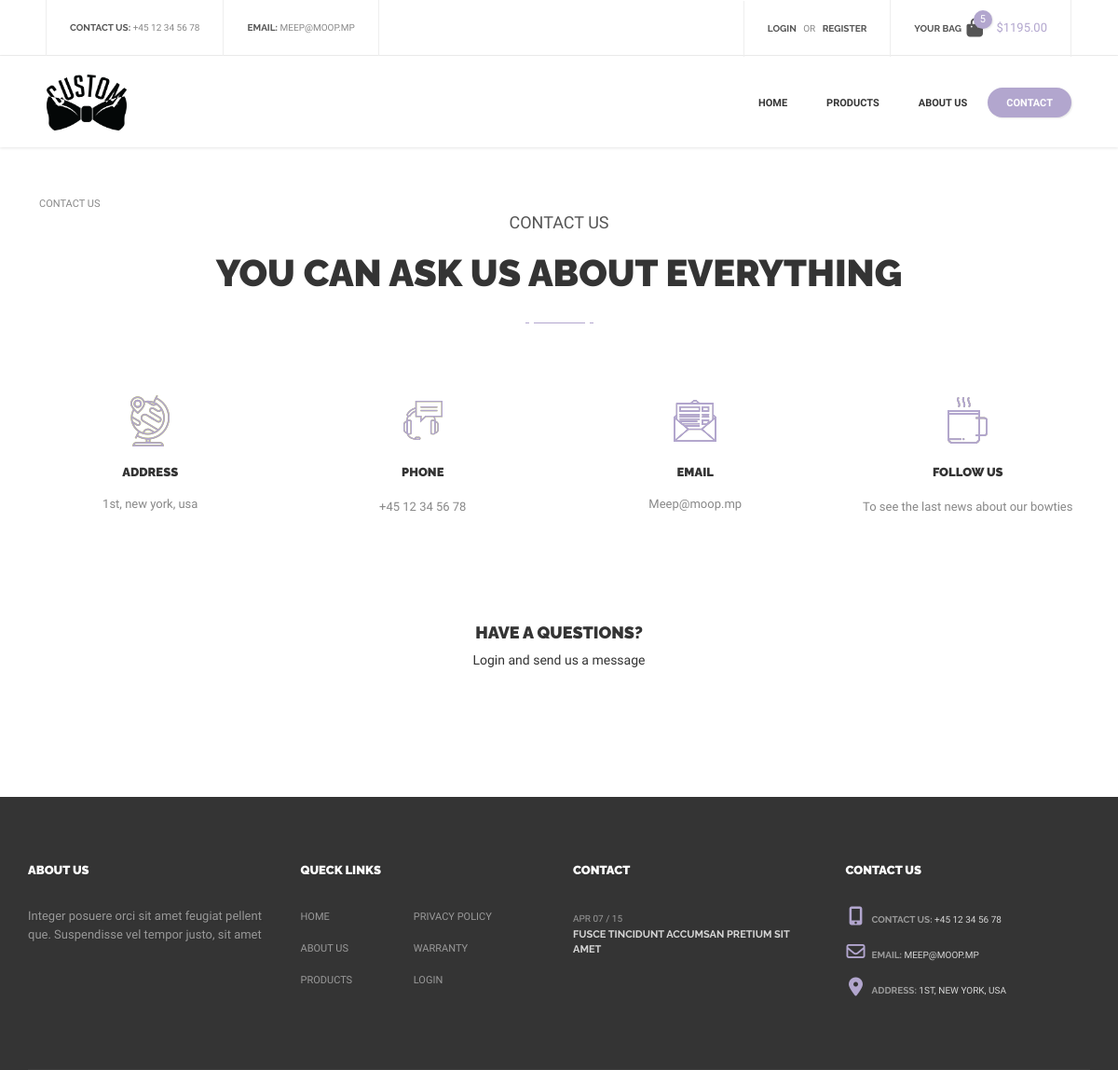
The page /Contact on the database as committed earlier.
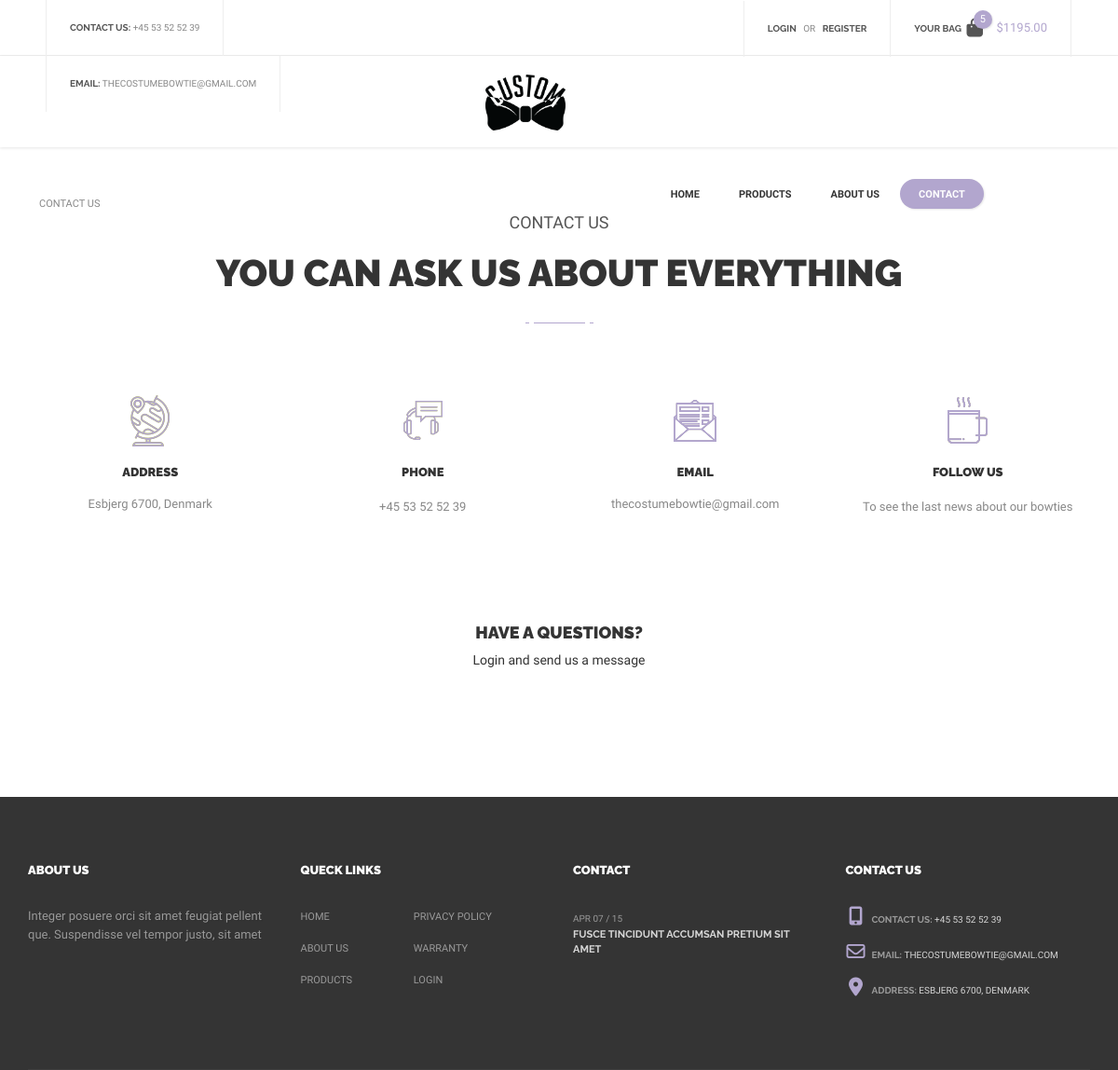
The same page on the database as committed later.
### tables this page shows
CREATE TABLE IF NOT EXISTS `frontpage` (
  `id` varchar(50) NOT NULL,
  `text` text,
  PRIMARY KEY (`id`)
);

### index.php (called while the page is built, shortened)
<?php
    $request = $_SERVER["REQUEST_URI"];
    $router = new Router($request);
    $router->get('/', 'views/frontend/Home');
    $router->get('/profile', 'views/login/profile');
    $router->get('/editProfileFunction', 'controllers/editProfile');
    $router->get('/loginFunction', 'controllers/login');
    $router->get('/signupFunction', 'controllers/signup');
    $router->get('/logoutFunction', 'controllers/logout');
    $router->get('/Product', 'views/frontend/Product');
    $router->get('/AboutUS', 'views/frontend/AboutUS');
    $router->get('/Contact', 'views/frontend/Contact');

### models/handlers/frontpageHandler.php (called while the page is built, shortened)
<?php
$rootPath = "";
require_once $rootPath . "public/dbconn.php";
require_once $rootPath . "models/sql/frontpage.php";
class FrontpageHandler extends Frontpage{
    public $db;
    public function __construct($db) {
        $this->db = $db;
    }
    public function getFrontpage(){
        $getFrontpage = $this->db->prepare($this->getAllFrontpageQuery);
        $getFrontpage->execute();
        return $getFrontpage->fetchAll();
    }
}
$FrontpageHandler = new FrontpageHandler($db);

### controllers/frontpage.php (called while the page is built)
<?php
$frontpage = $FrontpageHandler->getFrontpage();

### views/frontend/Contact.php (the view, shortened to what the changed rows need)
<?php
    $rootPath = "";
    $pageName = "Contact Us";
    require_once $rootPath . "views/frontend/partials/header.php";
    require_once $rootPath . "models/handlers/frontpageHandler.php";
    require_once $rootPath . "controllers/frontpage.php";
?>
<div class="empty-space col-xs-b35 col-md-b70"></div>
<div class="breadcrumbs SiteMap">
    <?php
    for($i = 0; $i < count($_SESSION['breadcrumbs']); $i++){
        $link = $_SESSION['breadcrumbsLinks'][$i];
        echo "<a class='breadcrumb-flex' href='$link'> ".$_SESSION['breadcrumbs'][$i]."</a>";
    }
    ?>
</div>
<div class="container">
    <div class="text-center">
        <div class="simple-article size-3 grey uppercase col-xs-b5"><?php echo $frontpage[10]["text"] ?></div>
        <div class="h2"><?php echo $frontpage[11]["text"] ?></div>
        <div class="title-underline center"><span></span></div>
    </div>
</div>
<div class="empty-space col-sm-b15 col-md-b50"></div>
<div class="container">
    <div class="row">
        <div class="col-sm-3">
            <div class="icon-description-shortcode style-1">
                <img class="icon" src="assets/icons/icon-25.png" alt="">
                <div class="title h6">address</div>
                <div class="description simple-article size-2"><?php echo $frontpage[12]["text"] ?></div>
            </div>
        </div>
        <div class="col-sm-3">
            <div class="icon-description-shortcode style-1">
                <img class="icon" src="assets/icons/icon-23.png" alt="">
                <div class="title h6">phone</div>
                <div class="description simple-article size-2" style="line-height: 26px;">
                    <a href="tel:+4553525239"><?php echo $frontpage[1]["text"] ?></a>
                </div>
            </div>
        </div>
        <div class="col-sm-3">
            <div class="icon-description-shortcode style-1">
                <img class="icon" src="assets/icons/icon-28.png" alt="">
                <div class="title h6">email</div>
                <div class="description simple-article size-2"><a
                        href="mailto:thecostumebowtie@gmail.com"><?php echo $frontpage[14]["text"] ?></a></div>
            </div>
        </div>
        <div class="col-sm-3">
            <div class="icon-description-shortcode style-1">
                <img class="icon" src="assets/icons/icon-26.png" alt="">
                <div class="title h6">Follow us</div>
                <div class="description simple-article size-2" style="line-height: 26px;">
                    To see the last news about our bowties
                </div>
            </div>
        </div>
    </div>
</div>
<div class="empty-space col-xs-b25 col-sm-b50"></div>
<div class="empty-space col-xs-b25 col-sm-b50"></div>
<?php
if (isset($_SESSION['name'])) {
?>
<div class="container">
    <h4 class="h4 text-center col-xs-b25">have a questions?</h4>
    <div class="row">
        <div class="col-md-10 col-md-offset-1">
            <form class="contact-form" method="POST" action="contactSubmit">
                <input type="hidden" value="true" name="validate" />
                <div class="row m5">
                    <div class="col-sm-6">
                        <input class="simple-input col-xs-b20" type="text" value="" placeholder="Name" name="name" />
                    </div>
                    <div class="col-sm-6">
                        <input class="simple-input col-xs-b20" type="text" value="" placeholder="Email" name="email" />
                    </div>
                    <div class="col-sm-6">
                        <input class="simple-input col-xs-b20" type="text" value="" placeholder="Phone" name="phone" />
                    </div>
                    <div class="col-sm-6">
                        <input class="simple-input col-xs-b20" type="text" value="" placeholder="Subject"
                            name="subject" />
                    </div>
                    <div class="col-sm-12">
                        <textarea class="simple-input col-xs-b20" placeholder="Your message" name="message"></textarea>
                    </div>
                    <div class="col-sm-12">
                        <div class="text-center">
                            <div class="button size-2 style-3">
                                <span class="button-wrapper">
                                    <span class="icon"><img src="assets/img/icon-4.png" alt=""></span>
                                    <span class="text">send message</span>
                                </span>
                                <input type="submit" />
                            </div>
                        </div>
                    </div>
                </div>
            </form>
        </div>
    </div>
</div>
<?php
    } else {
?>
<div class="container">
    <h4 class="h4 text-center col-xs-b25">have a questions?</h4>
    <p class="text-center">Login and send us a message</p>
</div>
<?php
    }
?>
<div class="empty-space col-xs-b35 col-md-b70"></div>
<div class="empty-space col-xs-b35 col-md-b70"></div>
<?php
    require_once $rootPath . "views/frontend/partials/footer.php";
?>

### views/frontend/partials/header.php (shortened to what the changed rows need)
<?php
    require_once $rootPath . "models/handlers/frontpageHandler.php";
    require_once $rootPath . "controllers/frontpage.php";
?>
<!DOCTYPE html>
<html lang="en">
<head>
    <link href="https://cdnjs.cloudflare.com/ajax/libs/font-awesome/6.2.0/css/all.min.css" rel="stylesheet">
    <link href="<?php echo BASE_URL ?>/views/frontend/partials/css/TheCostumCSS.css" rel="stylesheet">
    <link href="<?php echo BASE_URL ?>/views/frontend/partials/css/bootstrap.extension.css" rel="stylesheet">
    <link href="<?php echo BASE_URL ?>/views/frontend/partials/css/bootstrap.min.css" rel="stylesheet">
    <link href="<?php echo BASE_URL ?>/views/frontend/partials/css/style.css" rel="stylesheet">
    <link href="<?php echo BASE_URL ?>/views/frontend/partials/css/swiper.css" rel="stylesheet">
    <link href="<?php echo BASE_URL ?>/views/frontend/partials/css/sumoselect.css" rel="stylesheet">
    <link href="<?php echo BASE_URL ?>/views/frontend/partials/css/font-awesome.min.css" rel="stylesheet">
</head>
<body>
    <div id="content-block">
        <header>
            <div class="header-top">
                <div class="content-margins">
                    <div class="row">
                        <div class="col-md-5 hidden-xs hidden-sm">
                            <div class="entry">
                                <b>contact us:</b>
                                <a href="tel:+4553525239"><?php echo $frontpage[1]["text"] ?></a>
                            </div>
                            <div class="entry">
                                <b>email:</b>
                                <a href="mailto:thecostumebowtie@gmail.com"><?php echo $frontpage[14]["text"] ?></a>
                            </div>
                        </div>
                        <div class="col-md-7 col-md-text-right">
                            <div class="entry">
                                <a class="open-popup" data-rel="1"><b>login</b></a>
                                &nbsp; or &nbsp;
                                <a class="open-popup" data-rel="2"><b>register</b></a>
                            </div>
                            <div class="entry hidden-xs hidden-sm cart">
                                <a href="Checkout">
                                    <b class="hidden-xs">Your bag</b>
                                    <span class="cart-icon">
                                        <i class="fa fa-shopping-bag" aria-hidden="true"></i>
                                        <span class="cart-label">5</span>
                                    </span>
                                    <span class="cart-title hidden-xs">$1195.00</span>
                                </a>
                            </div>
                        </div>
                    </div>
                </div>
            </div>
            <div class="header-bottom">
                <div class="content-margins">
                    <div class="row">
                        <div class="col-xs-3 col-sm-1">
                            <a id="logo" href="/"><img src="assets/icons/logo-2.png" alt="" /></a>
                        </div>
                        <div class="col-xs-9 col-sm-11 text-right">
                            <div class="nav-wrapper">
                                <nav>
                                    <ul>
                                        <li <?php echo $pageName == "Home" ? 'class="active"' : "" ?>>
                                            <a href="/"><?php echo $frontpage[2]["text"] ?></a>
                                        </li>
                                        <li style="margin-left: 2px;" <?php echo $pageName == "Product" ? 'class="active"' : "" ?>>
                                            <a href="Product"><?php echo $frontpage[3]["text"] ?></a>
                                        </li>
                                        <li style="margin-left: 2px;" <?php echo $pageName == "About Us" ? 'class="active"' : "" ?>>
                                            <a href="AboutUS"><?php echo $frontpage[4]["text"] ?></a>
                                        </li>
                                        <li style="margin-left: 2px;" <?php echo $pageName == "Contact Us" ? 'class="active"' : "" ?>>
                                            <a href="Contact"><?php echo $frontpage[5]["text"] ?></a>
                                        </li>
                                    </ul>
                                </nav>
                            </div>
                        </div>
                    </div>
                </div>
            </div>
        </header>

### views/frontend/partials/footer.php (shortened to what the changed rows need)
<?php
    require_once $rootPath . "models/handlers/frontpageHandler.php";
    require_once $rootPath . "controllers/frontpage.php";
?>
<footer>
            <div class="container">
                <div class="footer-top">
                    <div class="row">
                        <div class="col-sm-6 col-md-3 col-xs-b30 col-md-b0">
                            <h6 class="h6 light">About us</h6>
                            <div class="empty-space col-xs-b20"></div>
                            <div class="simple-article size-2 light fulltransparent">Integer posuere orci sit amet feugiat pellent que. Suspendisse vel tempor justo, sit amet</div>
                            <div class="empty-space col-xs-b20"></div>
                        </div>
                        <div class="col-sm-6 col-md-3 col-xs-b30 col-md-b0">
                            <h6 class="h6 light">queck links</h6>
                            <div class="empty-space col-xs-b20"></div>
                            <div class="footer-column-links">
                                <div class="row">
                                    <div class="col-xs-6">
                                        <a href="#">home</a>
                                        <a href="#">about us</a>
                                        <a href="#">products</a>
                                    </div>
                                    <div class="col-xs-6 footer-links-2">
                                        <a href="#">privacy policy</a>
                                        <a href="#">warranty</a>
                                        <a href="#">login</a>
                                    </div>
                                </div>
                            </div>
                        </div>
                        <div class="col-sm-6 col-md-3 col-xs-b30 col-sm-b0">
                            <h6 class="h6 light">Contact</h6>
                            <div class="empty-space col-xs-b20"></div>
                            <div class="footer-post-preview clearfix">
                                <div class="description">
                                    <div class="date">apr 07 / 15</div>
                                    <a class="title">Fusce tincidunt accumsan pretium sit amet</a>
                                </div>
                            </div>
                        </div>
                        <div class="col-sm-6 col-md-3">
                            <h6 class="h6 light">Contact us</h6>
                            <div class="empty-space col-xs-b20"></div>
                                <div class="footer-contact"><i class="fa fa-mobile" aria-hidden="true"></i> contact us: <a href="tel:+4553525239"><?php echo $frontpage[1]["text"] ?></a></div>
                                <div class="footer-contact"><i class="fa fa-envelope-o" aria-hidden="true"></i> email: <a href="mailto:thecostumebowtie@gmail.com"><?php echo $frontpage[14]["text"] ?></a></div>
                                <div class="footer-contact"><i class="fa fa-map-marker" aria-hidden="true"></i> address: <a href="#"><?php echo $frontpage[12]["text"] ?></a></div>
                        </div>
                    </div>
                </div>
            </div>
        </footer>
</body>
</html>

Rows that differ between the two databases and show on the page:
changed frontpage (number 1 of 9 on the later page): text "+45 12 34 56 78" → "+45 53 52 52 39"
changed frontpage: text "MEEP@MOOP.MP" → "THECOSTUMEBOWTIE@GMAIL.COM"; text "Meep@moop.mp" → "thecostumebowtie@gmail.com"
changed frontpage: text "1st, new york, usa" → "Esbjerg 6700, Denmark"; text "1ST, NEW YORK, USA" → "ESBJERG 6700, DENMARK"
